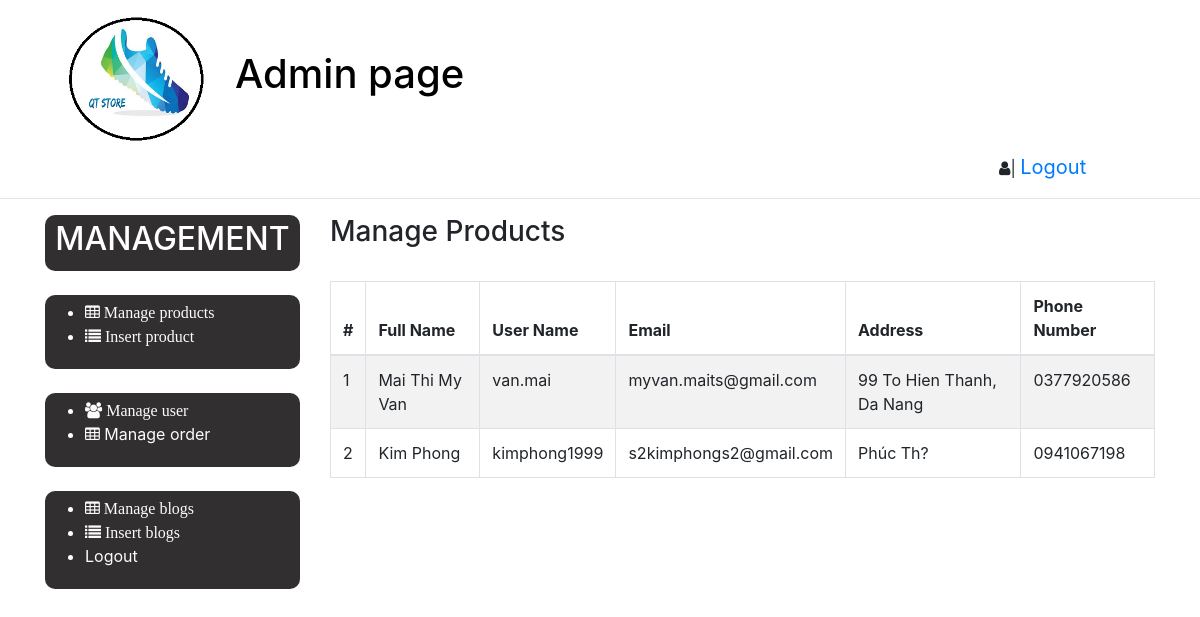
The page /admin/manage-users.php (signed in) on the database its author committed.
### tables this page shows
CREATE TABLE `users` (
  `id` int(11) NOT NULL,
  `fullname` varchar(50) NOT NULL,
  `username` varchar(50) NOT NULL,
  `password` varchar(50) NOT NULL,
  `email` varchar(100) DEFAULT NULL,
  `address` varchar(255) DEFAULT NULL,
  `phone` varchar(12) DEFAULT NULL
);

### admin/manage-users.php (the view, shortened to what this page needs)
<?php
include 'include/dbconnection.php';
if(strlen($_SESSION['alogin'])==0)
	{
header('location:index.php');
}
else{
?>
<!doctype html>
<html lang="en">
<head>
    <link rel="stylesheet" href="https://stackpath.bootstrapcdn.com/bootstrap/4.3.1/css/bootstrap.min.css"
>
    <link rel="stylesheet" href="css/welcome.css">
    <link rel="stylesheet" href="https://maxcdn.bootstrapcdn.com/font-awesome/4.7.0/css/font-awesome.min.css">
</head>
<body>
    <?php include "include/header.php" ?>
    <div class="container">
        <div class="row">
            <?php include 'include/sidebar.php';?>
            <div class="col-md-9">
                <div class="module-head">
                    <h3>Manage Products</h3>
                </div>
                <div class="module-body table">
                    <br>
                    <table cellpadding="0" cellspacing="0" border="0"
                        class="datatable-1 table table-bordered table-striped	 display" width="100%">
                        <thead>
                            <tr>
                                <th>#</th>
                                <th>Full Name</th>
                                <th>User Name</th>
                                <th>Email</th>
                                <th>Address</th>
                                <th>Phone Number</th>
                            </tr>
                        </thead>
                        <tbody>
                            <?php $query=mysqli_query($con,"SELECT * FROM users");
                            $cnt=1;
                            while($row=mysqli_fetch_array($query))
                            {
                            ?>
                            <tr>
                                <td>
                                    <?php echo htmlentities($cnt);?>
                                </td>
                                <td>
                                    <?php echo htmlentities($row['fullname']);?>
                                </td>
                                <td>
                                    <?php echo htmlentities($row['username']);?>
                                </td>
                                <td>
                                    <?php echo htmlentities($row['email']);?>
                                </td>
                                <td>
                                    <?php echo htmlentities($row['address']);?>
                                </td>
                                <td>
                                    <?php echo htmlentities($row['phone']);?>
                                </td>
                            </tr>
                            <?php $cnt=$cnt+1; } ?>
                    </table>
                </div>
            </div>
        </div>
    </div>
</body>
</html>
<?php } ?>

### rows shown on the page
users: fullname "Mai Thi My Van", username "van.mai", email "myvan.maits@gmail.com", address "99 To Hien Thanh, Da Nang", phone "0377920586"
users: fullname "Kim Phong", username "kimphong1999", email "s2kimphongs2@gmail.com", address "Phúc Th?", phone "0941067198"
